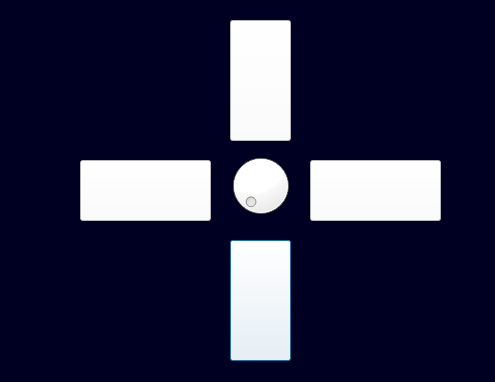
<?xml version="1.0" encoding="UTF-8"?>
<ui version="4.0">
 <class>Button_dialog</class>
 <widget class="QDialog" name="Button_dialog">
  <property name="geometry">
   <rect>
    <x>0</x>
    <y>0</y>
    <width>495</width>
    <height>382</height>
   </rect>
  </property>
  <property name="windowTitle">
   <string>Dialog</string>
  </property>
  <property name="styleSheet">
   <string notr="true">background-color: rgb(0, 0, 34);</string>
  </property>
  <widget class="QDial" name="dial">
   <property name="geometry">
    <rect>
     <x>220</x>
     <y>150</y>
     <width>81</width>
     <height>71</height>
    </rect>
   </property>
   <property name="styleSheet">
    <string notr="true">background-color: rgb(255, 255, 255);</string>
   </property>
  </widget>
  <widget class="QPushButton" name="down_pushButton">
   <property name="geometry">
    <rect>
     <x>230</x>
     <y>240</y>
     <width>61</width>
     <height>121</height>
    </rect>
   </property>
   <property name="styleSheet">
    <string notr="true">background-color: rgb(255, 255, 255);</string>
   </property>
   <property name="text">
    <string/>
   </property>
   <property name="icon">
    <iconset resource="../images/aqua_image.qrc">
     <normaloff>:/images/down.webp</normaloff>:/images/down.webp</iconset>
   </property>
   <property name="iconSize">
    <size>
     <width>80</width>
     <height>65</height>
    </size>
   </property>
   <property name="checkable">
    <bool>true</bool>
   </property>
   <property name="autoExclusive">
    <bool>true</bool>
   </property>
  </widget>
  <widget class="QPushButton" name="right_pushButton">
   <property name="geometry">
    <rect>
     <x>310</x>
     <y>160</y>
     <width>131</width>
     <height>61</height>
    </rect>
   </property>
   <property name="styleSheet">
    <string notr="true">background-color: rgb(255, 255, 255);</string>
   </property>
   <property name="text">
    <string/>
   </property>
   <property name="icon">
    <iconset resource="../images/aqua_image.qrc">
     <normaloff>:/images/right.png</normaloff>:/images/right.png</iconset>
   </property>
   <property name="iconSize">
    <size>
     <width>85</width>
     <height>60</height>
    </size>
   </property>
   <property name="checkable">
    <bool>true</bool>
   </property>
   <property name="autoExclusive">
    <bool>true</bool>
   </property>
  </widget>
  <widget class="QPushButton" name="left_pushButton">
   <property name="geometry">
    <rect>
     <x>80</x>
     <y>160</y>
     <width>131</width>
     <height>61</height>
    </rect>
   </property>
   <property name="styleSheet">
    <string notr="true">background-color: rgb(255, 255, 255);</string>
   </property>
   <property name="text">
    <string/>
   </property>
   <property name="icon">
    <iconset resource="../images/aqua_image.qrc">
     <normaloff>:/images/left.png</normaloff>:/images/left.png</iconset>
   </property>
   <property name="iconSize">
    <size>
     <width>90</width>
     <height>65</height>
    </size>
   </property>
   <property name="checkable">
    <bool>true</bool>
   </property>
   <property name="autoExclusive">
    <bool>true</bool>
   </property>
  </widget>
  <widget class="QPushButton" name="pushButton_">
   <property name="geometry">
    <rect>
     <x>230</x>
     <y>20</y>
     <width>61</width>
     <height>121</height>
    </rect>
   </property>
   <property name="styleSheet">
    <string notr="true">background-color: rgb(255, 255, 255);</string>
   </property>
   <property name="text">
    <string/>
   </property>
   <property name="icon">
    <iconset resource="../images/aqua_image.qrc">
     <normaloff>:/images/up.png</normaloff>:/images/up.png</iconset>
   </property>
   <property name="iconSize">
    <size>
     <width>80</width>
     <height>55</height>
    </size>
   </property>
   <property name="checkable">
    <bool>true</bool>
   </property>
   <property name="autoExclusive">
    <bool>true</bool>
   </property>
  </widget>
 </widget>
 <resources>
  <include location="../images/aqua_image.qrc"/>
 </resources>
 <connections/>
</ui>
